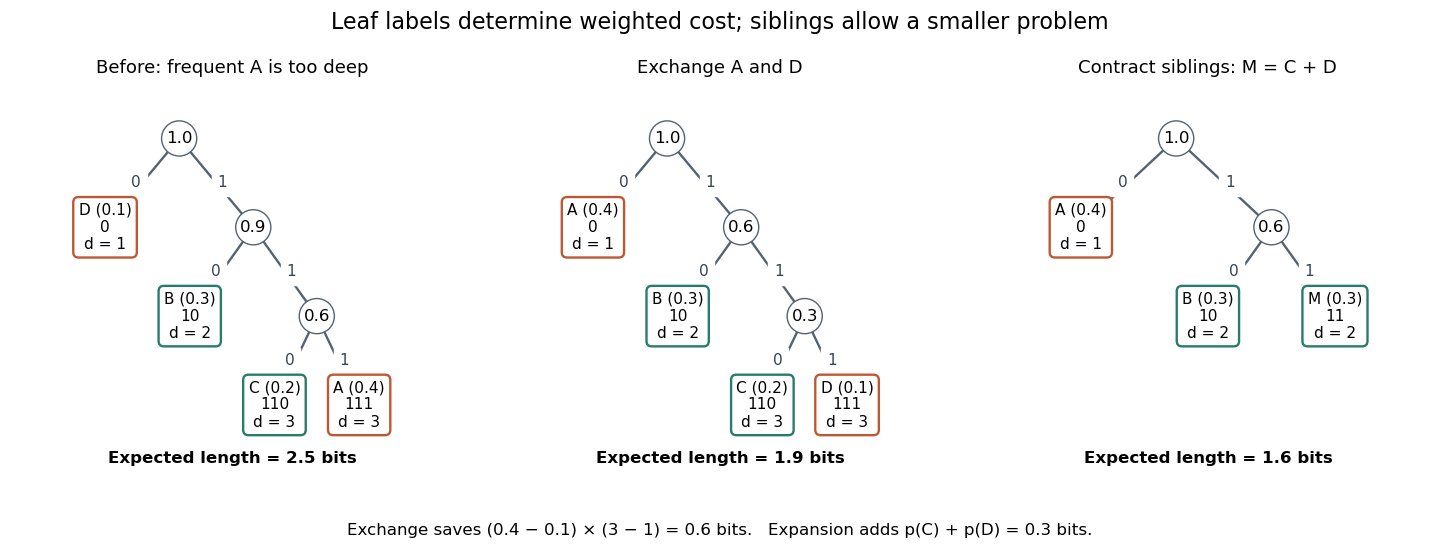

The script that drew this image:
"""Worked binary prefix-tree exchange. Python 3.14, matplotlib 3.10.7, numpy 2.3.5.

Run from _media; writes the matching PNG basename to the current directory.
"""

from fractions import Fraction
from pathlib import Path

import matplotlib.pyplot as plt
import numpy as np


WEIGHTS = {"A": Fraction(4, 10), "B": Fraction(3, 10),
           "C": Fraction(2, 10), "D": Fraction(1, 10)}


def draw_tree(ax, tree, weights, title, expected):
    """Draw every vertex at its actual codeword depth, with exact leaf costs."""
    leaves = []

    def walk(node, code=""):
        if isinstance(node, str):
            leaves.append((node, code))
        else:
            walk(node[0], code + "0")
            walk(node[1], code + "1")

    walk(tree)
    codes = dict(leaves)
    cost = sum(weights[s] * len(code) for s, code in leaves)
    assert cost == expected
    assert all(not b.startswith(a) for a in codes.values()
               for b in codes.values() if a != b)
    x_positions = dict(zip(codes, np.linspace(0, 3, len(codes))))

    def position(node, depth=0, code=""):
        if isinstance(node, str):
            return x_positions[node], -depth, weights[node]
        children = [position(child, depth + 1, code + str(i))
                    for i, child in enumerate(node)]
        x = sum(p[0] for p in children) / 2
        y = -depth
        weight = sum(p[2] for p in children)
        for i, (cx, cy, _) in enumerate(children):
            ax.plot([x, cx], [y, cy], color="#536373", lw=1.7, zorder=1)
            ax.text((x + cx) / 2 + (-0.07 if i == 0 else 0.07),
                    (y + cy) / 2, str(i), ha="center", va="center",
                    fontsize=11, color="#354452", backgroundcolor="white")
        ax.text(x, y, f"{float(weight):.1f}", ha="center", va="center",
                fontsize=12, bbox=dict(boxstyle="circle,pad=0.26",
                                      fc="white", ec="#536373"), zorder=3)
        return x, y, weight

    position(tree)
    for s, code in leaves:
        accent = "#be5832" if s in ("A", "D") else "#287c69"
        ax.text(x_positions[s], -len(code),
                f"{s} ({float(weights[s]):.1f})\n{code}\nd = {len(code)}",
                ha="center", va="center", fontsize=11,
                bbox=dict(boxstyle="round,pad=0.35", fc="white", ec=accent,
                          lw=1.7), zorder=4)
    ax.set(xlim=(-0.9, 3.9), ylim=(-3.8, 0.55))
    ax.set_title(title, fontsize=13, pad=12)
    ax.text(1.5, -3.65, f"Expected length = {float(cost):.1f} bits",
            ha="center", fontsize=12, weight="bold")
    ax.axis("off")


def main():
    plt.rcParams.update({"font.family": "DejaVu Sans", "figure.facecolor": "white"})
    fig, axes = plt.subplots(1, 3, figsize=(14.4, 5.6), dpi=100)
    draw_tree(axes[0], ("D", ("B", ("C", "A"))), WEIGHTS,
              "Before: frequent A is too deep", Fraction(25, 10))
    draw_tree(axes[1], ("A", ("B", ("C", "D"))), WEIGHTS,
              "Exchange A and D", Fraction(19, 10))
    reduced = {"A": WEIGHTS["A"], "B": WEIGHTS["B"], "M": WEIGHTS["C"] + WEIGHTS["D"]}
    draw_tree(axes[2], ("A", ("B", "M")), reduced,
              "Contract siblings: M = C + D", Fraction(16, 10))
    fig.suptitle("Leaf labels determine weighted cost; siblings allow a smaller problem",
                 fontsize=16, y=0.98)
    fig.text(0.5, 0.045,
             "Exchange saves (0.4 − 0.1) × (3 − 1) = 0.6 bits.   Expansion adds p(C) + p(D) = 0.3 bits.",
             ha="center", fontsize=12)
    fig.subplots_adjust(left=0.02, right=0.98, top=0.84, bottom=0.15, wspace=0.2)
    fig.savefig(Path(__file__).with_suffix(".png").name, facecolor="white", transparent=False)
    plt.close(fig)


if __name__ == "__main__":
    main()
